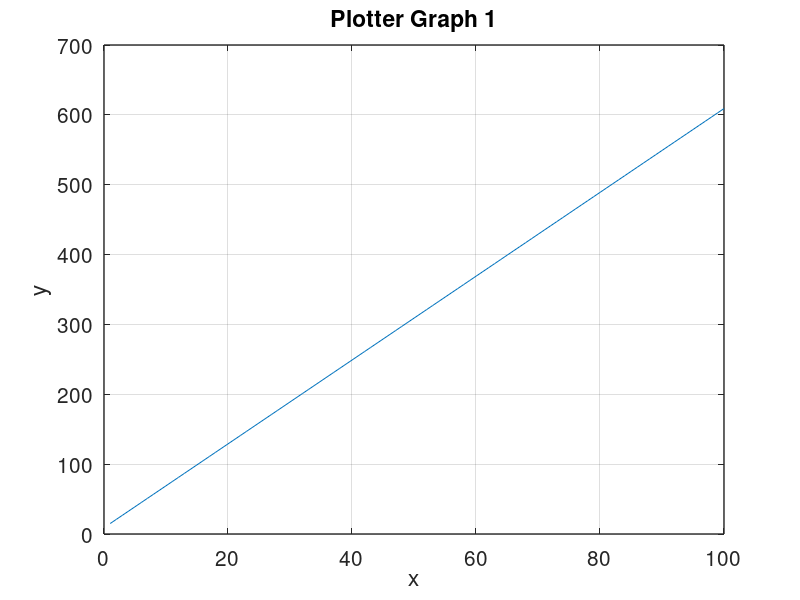

This figure's MATLAB source:
% programmer changes this: define ranges here
minXRange = 1;
maxXRange = 100;

% programmer changes this: plotter#.csv
fid = fopen('plotter1.csv', 'w');

% get the x values (number of rows)
x = (minXRange:maxXRange)';

% function is y = 6x+9 (y = mx + b)
y = (6*x+9);

% horizontally concatenate x and y
A = horzcat(x, y);

% write header to the CSV first
fprintf(fid, '%s,%s\n', 'x', 'y');

% write the x and y values to the CSV and plot
fprintf(fid, '%f,%f\n', A');
plot(x, y);
set(gca, "linewidth", 1, "fontsize", 15);
xlabel("x");
ylabel("y");
% programmer changes this: change plotter#.csv, change title
title("Plotter Graph 1");
grid on

fclose(fid);

